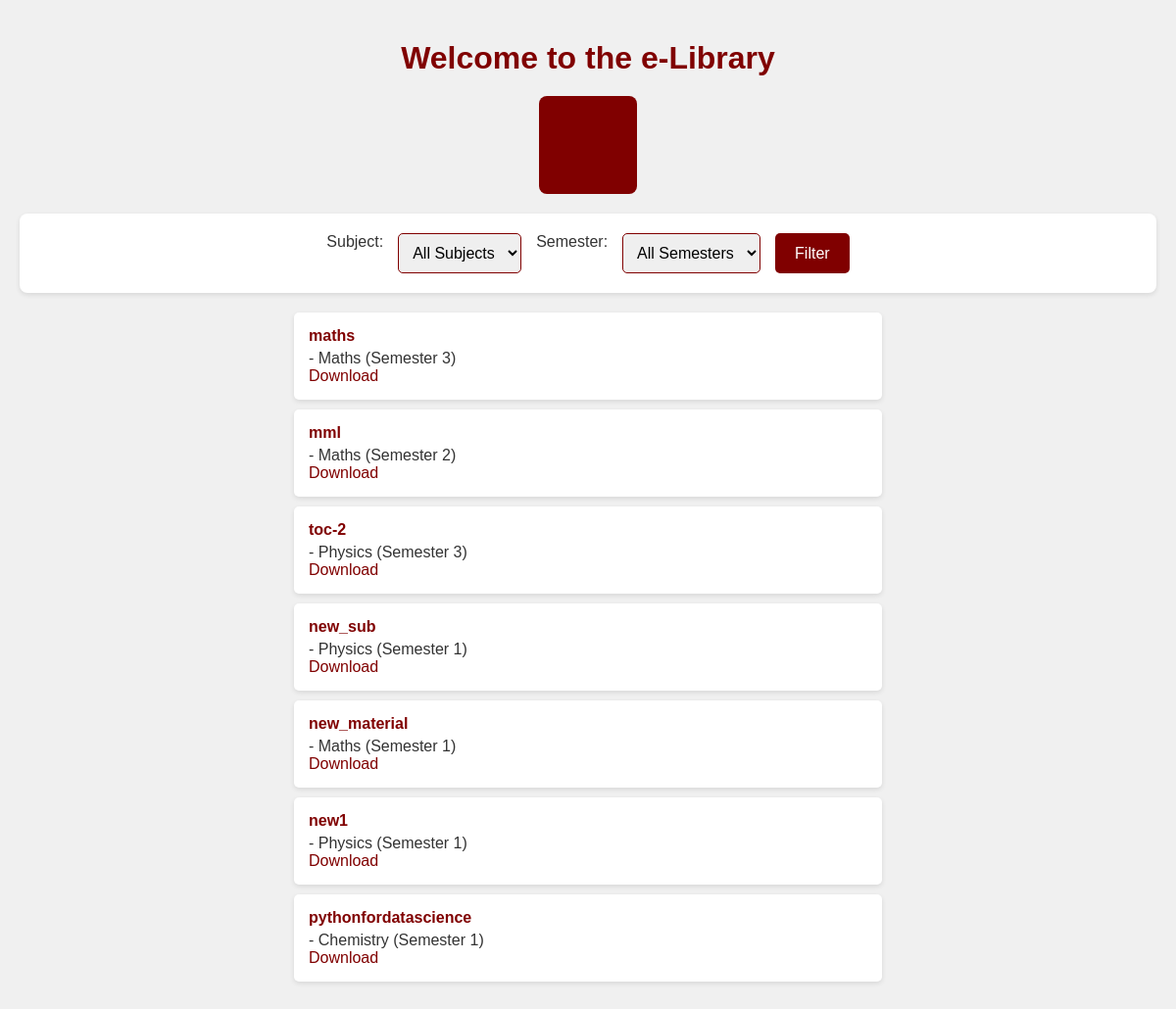
The page / on the database its author committed.
### library_app/models.py (models this page shows, shortened)
class StudyMaterial(models.Model):
    SEMESTERS = [(i, f'Semester {i}') for i in range(1, 11)]
    SUBJECTS = [
        ('Physics', 'Physics'),
        ('Maths', 'Maths'),
        ('Chemistry', 'Chemistry'),
        ('Biology', 'Biology'),
    ]
    title = models.CharField(max_length=200)
    subject = models.CharField(max_length=50, choices=SUBJECTS)
    semester = models.IntegerField(choices=SEMESTERS)
    file = models.FileField(upload_to='materials2/')

### library_app/views.py (the view)
# urls.py: path('', views.home, name='home'),  # Homepage URL
def home(request):
    subjects = StudyMaterial.SUBJECTS  # Get list of subjects from choices
    semesters = StudyMaterial.SEMESTERS  # Get list of semesters from choices
    selected_subject = request.GET.get('subject')
    selected_semester = request.GET.get('semester')
    materials = StudyMaterial.objects.all()
    if selected_subject:
        materials = materials.filter(subject=selected_subject)
    if selected_semester:
        materials = materials.filter(semester=selected_semester)
    context = {
        'materials': materials,
        'subjects': subjects,
        'semesters': semesters,
        'selected_subject': selected_subject,
        'selected_semester': selected_semester,
    }
    return render(request, 'home.html', context)

### library_app/templates/home.html (shortened to what this page needs)
<!DOCTYPE html>
<html lang="en">
<head>
</head>
<body>
    <h1>Welcome to the e-Library</h1>
    <div class="logo-placeholder">
    </div>
    <form method="get" action="{% url 'home' %}">
        <label for="subject">Subject:</label>
        <select name="subject" id="subject">
            <option value="">All Subjects</option>
        </select>
        <label for="semester">Semester:</label>
        <select name="semester" id="semester">
            <option value="">All Semesters</option>
        </select>
        <button type="submit">Filter</button>
    </form>
    <ul>
        {% if materials %}
            {% for material in materials %}
                <li>
                    <strong>{{ material.title }}</strong> - {{ material.subject }} (Semester {{ material.semester }})<br>
                    <a href="{{ material.file.url }}" download>Download</a>
                </li>
            {% endfor %}
        {% else %}
            <li>No materials found for the selected filters.</li>
        {% endif %}
    </ul>
</body>
</html>

### library_app/templates/home.html (style rules this page uses)
body { font-family: Arial, sans-serif; background-color: #f0f0f0; color: #333; margin: 0; padding: 20px; }
h1 { text-align: center; color: #800000; margin-bottom: 20px; }
.logo-placeholder { width: 100px; height: 100px; margin: 0 auto; background-color: #800000; display: block; border-radius: 8px; margin-bottom: 20px; }
form { display: flex; justify-content: center; gap: 15px; margin-bottom: 20px; background-color: #fff; padding: 20px; border-radius: 8px; box-shadow: 0 2px 5px rgba(0, 0, 0, 0.1); }
select { padding: 10px; border-radius: 5px; border: 1px solid #800000; font-size: 16px; }
button { padding: 10px 20px; border: none; border-radius: 5px; background-color: #800000; color: #fff; font-size: 16px; cursor: pointer; transition: background-color 0.3s; }
ul { list-style-type: none; padding: 0; max-width: 600px; margin: 0 auto; }
li { background-color: #fff; padding: 15px; border-radius: 5px; margin-bottom: 10px; box-shadow: 0 2px 5px rgba(0, 0, 0, 0.1); }
li strong { display: block; margin-bottom: 5px; color: #800000; }
li a { color: #800000; text-decoration: none; transition: color 0.3s; }

### rows shown on the page
StudyMaterial: title "maths", subject "Maths", semester "3"
StudyMaterial: title "mml", subject "Maths", semester "2"
StudyMaterial: title "toc-2", subject "Physics", semester "3"
StudyMaterial: title "new_sub", subject "Physics", semester "1"
StudyMaterial: title "new_material", subject "Maths", semester "1"
StudyMaterial: title "new1", subject "Physics", semester "1"
StudyMaterial: title "pythonfordatascience", subject "Chemistry", semester "1"
